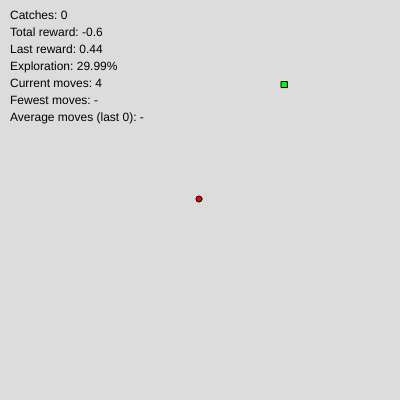
Frame 1 (no input)
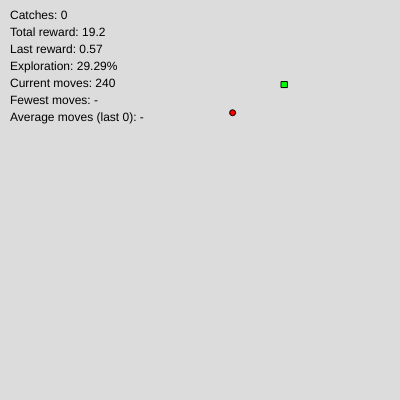
Frame 60 (no input)
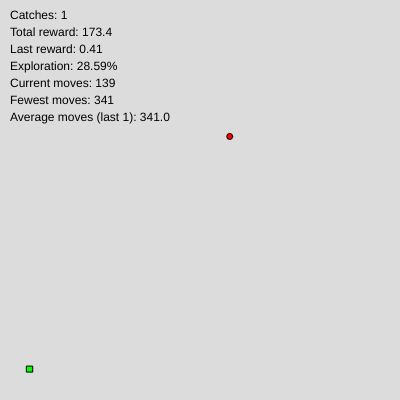
Frame 120 (the mouse pressed at the canvas centre since frame 60)

The p5.js sketch that drew these frames (run headless with seeded random() and noise() and a simulated clock; from frame 60 on, the mouse is pressed at the canvas centre):

// p5.js sketch
// ── sketch.js
let catches = 0;
let steps = 0;

let targetX = 0;
let targetY = 0;
let aiX = 0;
let aiY = 0;

const AI_SIZE = 6;
const TARGET_SIZE = 6;
const SPEED = 1;

// Eight possible actions
const ACTIONS = [
  [1, 0],
  [-1, 0],
  [0, 1],
  [0, -1],
  [1, 1],
  [1, -1],
  [-1, 1],
  [-1, -1],
];

// Learning settings
const LEARNING_RATE = 0.10;
const DISCOUNT = 0.98;

const START_EPSILON = 0.3;
const MIN_EPSILON = 0.01;
const EPSILON_DECAY = 0.9999;

let epsilon = START_EPSILON;

// Reward settings
const STEP_PENALTY = 0.2;
const PROGRESS_REWARD = 0.8;
const WALL_PENALTY = 2;
const CATCH_REWARD = 100;

// State resolution: 20-pixel position bins
const BIN_SIZE = 20;
const BINS = 41;
const WALL_STATES = 16;

let qTable = [];

let lastReward = 0;
let totalReward = 0;
let bestScore = 0;
let episodeSteps = 0;

let recentMoves = [];
const RECENT_LIMIT = 50;

function setup() {
  createCanvas(400, 400);

  initializeQTable();

  aiX = 0;
  aiY = 0;

  spawnTarget();
}

function initializeQTable() {
  qTable = [];

  for (let x = 0; x < BINS; x++) {
    qTable[x] = [];

    for (let y = 0; y < BINS; y++) {
      qTable[x][y] = [];

      for (let w = 0; w < WALL_STATES; w++) {
        qTable[x][y][w] = Array(ACTIONS.length).fill(0);
      }
    }
  }
}

function draw() {
  background(220);

  // Train several times per rendered frame.
  for (let i = 0; i < 4; i++) {
    trainStep();
  }

  push();
  translate(width / 2, height / 2);
  //noStroke();

  fill(0, 255, 0);
  rect(targetX, targetY, TARGET_SIZE, TARGET_SIZE);

  fill(255, 0, 0);
  circle(aiX, aiY, AI_SIZE);

  pop();

  let averageMoves =
    recentMoves.length > 0
      ? recentMoves.reduce((sum, n) => sum + n, 0) / recentMoves.length
      : 0;

  fill(0);
  textAlign(LEFT, TOP);
  textSize(12);

  text("Catches: " + catches, 10, 10);
  text("Total reward: " + totalReward.toFixed(1), 10, 27);
  text("Last reward: " + lastReward.toFixed(2), 10, 44);
  text("Exploration: " + (epsilon * 100).toFixed(2) + "%", 10, 61);
  text("Current moves: " + episodeSteps, 10, 78);
  text("Fewest moves: " + (bestScore || "-"), 10, 95);
  text(
    "Average moves (last " +
      recentMoves.length +
      "): " +
      (recentMoves.length ? averageMoves.toFixed(1) : "-"),
    10,
    112
  );
}

function getState() {
  // Target position relative to the circle.
  let centerX = targetX + TARGET_SIZE / 2;
  let centerY = targetY + TARGET_SIZE / 2;

  let dx = centerX - aiX;
  let dy = centerY - aiY;

  let sx = constrain(Math.floor((dx + width) / BIN_SIZE), 0, BINS - 1);

  let sy = constrain(Math.floor((dy + height) / BIN_SIZE), 0, BINS - 1);

  // Also tell the agent when it is close to a wall.
  let minX = -width / 2 + AI_SIZE / 2;
  let maxX = width / 2 - AI_SIZE / 2;
  let minY = -height / 2 + AI_SIZE / 2;
  let maxY = height / 2 - AI_SIZE / 2;

  let wallCode = 0;

  if (aiX - minX < 10) wallCode |= 1;
  if (maxX - aiX < 10) wallCode |= 2;
  if (aiY - minY < 10) wallCode |= 4;
  if (maxY - aiY < 10) wallCode |= 8;

  return [sx, sy, wallCode];
}

function chooseAction(state) {
  // Exploration: occasionally try an unfamiliar action.
  if (random() < epsilon) {
    return floor(random(ACTIONS.length));
  }

  let values = qTable[state[0]][state[1]][state[2]];
  let bestValue = Math.max(...values);

  // Randomly break ties between equally valued actions.
  let bestActions = [];

  for (let a = 0; a < values.length; a++) {
    if (Math.abs(values[a] - bestValue) < 0.000001) {
      bestActions.push(a);
    }
  }

  return random(bestActions);
}

function trainStep() {
  let state = getState();
  let action = chooseAction(state);

  let oldDistance = distanceToTarget();

  // Execute the selected action.
  let move = ACTIONS[action];
  let magnitude = Math.hypot(move[0], move[1]);

  aiX += (move[0] / magnitude) * SPEED;
  aiY += (move[1] / magnitude) * SPEED;

  // Keep the circle inside the canvas.
  let minX = -width / 2 + AI_SIZE / 2;
  let maxX = width / 2 - AI_SIZE / 2;
  let minY = -height / 2 + AI_SIZE / 2;
  let maxY = height / 2 - AI_SIZE / 2;

  let newX = constrain(aiX, minX, maxX);
  let newY = constrain(aiY, minY, maxY);

  let hitWall = newX !== aiX || newY !== aiY;

  aiX = newX;
  aiY = newY;

  steps++;
  episodeSteps++;

  let newDistance = distanceToTarget();
  let caught = isColliding();

  // ------------------------------------
  // REWARD SYSTEM
  // ------------------------------------

  // Every move has a small cost.
  let reward = -STEP_PENALTY;

  // Reward progress and penalize moving away.
  let progress = oldDistance - newDistance;

  reward += PROGRESS_REWARD * progress;

  // Penalize hitting boundaries.
  if (hitWall) {
    reward -= WALL_PENALTY;
  }

  // Catching the target is the main objective.
  if (caught) {
    reward += CATCH_REWARD;
  }

  // ------------------------------------
  // Q-LEARNING UPDATE
  // ------------------------------------

  let nextState = getState();

  let currentQ = qTable[state[0]][state[1]][state[2]][action];

  let maxNextQ = Math.max(...qTable[nextState[0]][nextState[1]][nextState[2]]);

  // A catch ends this episode, not the training.
  let futureValue = caught ? 0 : maxNextQ;

  let updatedQ =
    currentQ + LEARNING_RATE * (reward + DISCOUNT * futureValue - currentQ);

  qTable[state[0]][state[1]][state[2]][action] = updatedQ;

  lastReward = reward;
  totalReward += reward;

  // Reduce exploration gradually after every action.
  epsilon = Math.max(MIN_EPSILON, epsilon * EPSILON_DECAY);

  // ------------------------------------
  // SUCCESSFUL CATCH
  // ------------------------------------

  if (caught) {
    catches++;

    if (bestScore === 0 || episodeSteps < bestScore) {
      bestScore = episodeSteps;
    }

    recentMoves.push(episodeSteps);

    if (recentMoves.length > RECENT_LIMIT) {
      recentMoves.shift();
    }

    episodeSteps = 0;

    // Keep learned Q-values for the next target.
    spawnTarget();
  }
}

function distanceToTarget() {
  let centerX = targetX + TARGET_SIZE / 2;
  let centerY = targetY + TARGET_SIZE / 2;

  return dist(aiX, aiY, centerX, centerY);
}

function isColliding() {
  let closestX = constrain(aiX, targetX, targetX + TARGET_SIZE);

  let closestY = constrain(aiY, targetY, targetY + TARGET_SIZE);

  return dist(aiX, aiY, closestX, closestY) <= AI_SIZE / 2;
}

function spawnTarget() {
  targetX = random(-width / 2, width / 2 - TARGET_SIZE);

  targetY = random(-height / 2, height / 2 - TARGET_SIZE);
}

// Press R to reset all learning and statistics.
function keyPressed() {
  if (key === "r" || key === "R") {
    catches = 0;
    steps = 0;
    totalReward = 0;
    lastReward = 0;
    bestScore = 0;
    episodeSteps = 0;
    recentMoves = [];

    epsilon = START_EPSILON;

    initializeQTable();

    aiX = 0;
    aiY = 0;

    spawnTarget();
  }
}
